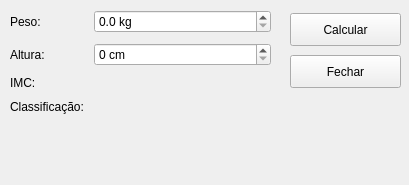
<?xml version="1.0" encoding="UTF-8"?>
<ui version="4.0">
 <class>MainWindow</class>
 <widget class="QMainWindow" name="MainWindow">
  <property name="geometry">
   <rect>
    <x>0</x>
    <y>0</y>
    <width>409</width>
    <height>185</height>
   </rect>
  </property>
  <property name="windowTitle">
   <string>Calculadora de IMC</string>
  </property>
  <widget class="QWidget" name="centralwidget">
   <widget class="QWidget" name="formLayoutWidget">
    <property name="geometry">
     <rect>
      <x>10</x>
      <y>10</y>
      <width>261</width>
      <height>161</height>
     </rect>
    </property>
    <layout class="QFormLayout" name="formLayout">
     <property name="horizontalSpacing">
      <number>10</number>
     </property>
     <property name="verticalSpacing">
      <number>10</number>
     </property>
     <item row="0" column="0">
      <widget class="QLabel" name="pesoLabel">
       <property name="text">
        <string>Peso:</string>
       </property>
      </widget>
     </item>
     <item row="1" column="0">
      <widget class="QLabel" name="alturaLabel">
       <property name="text">
        <string>Altura:</string>
       </property>
      </widget>
     </item>
     <item row="2" column="0">
      <widget class="QLabel" name="imcLabel">
       <property name="text">
        <string>IMC:</string>
       </property>
      </widget>
     </item>
     <item row="3" column="0">
      <widget class="QLabel" name="classificacaoLabel">
       <property name="text">
        <string>Classificação:</string>
       </property>
      </widget>
     </item>
     <item row="0" column="1">
      <widget class="QDoubleSpinBox" name="pesoDoubleSpinBox">
       <property name="prefix">
        <string/>
       </property>
       <property name="suffix">
        <string> kg</string>
       </property>
       <property name="decimals">
        <number>1</number>
       </property>
       <property name="maximum">
        <double>500.000000000000000</double>
       </property>
       <property name="singleStep">
        <double>0.100000000000000</double>
       </property>
       <property name="value">
        <double>0.000000000000000</double>
       </property>
      </widget>
     </item>
     <item row="1" column="1">
      <widget class="QSpinBox" name="alturaSpinBox">
       <property name="suffix">
        <string> cm</string>
       </property>
       <property name="maximum">
        <number>300</number>
       </property>
      </widget>
     </item>
     <item row="2" column="1">
      <widget class="QLabel" name="imcOutputLabel">
       <property name="text">
        <string/>
       </property>
      </widget>
     </item>
     <item row="3" column="1">
      <widget class="QLabel" name="classificacaoOutputLabel">
       <property name="text">
        <string/>
       </property>
      </widget>
     </item>
    </layout>
   </widget>
   <widget class="QWidget" name="verticalLayoutWidget">
    <property name="geometry">
     <rect>
      <x>290</x>
      <y>10</y>
      <width>111</width>
      <height>81</height>
     </rect>
    </property>
    <layout class="QVBoxLayout" name="buttonsVerticalLayout">
     <item>
      <widget class="QPushButton" name="calcularPushButton">
       <property name="minimumSize">
        <size>
         <width>0</width>
         <height>33</height>
        </size>
       </property>
       <property name="text">
        <string>Calcular</string>
       </property>
      </widget>
     </item>
     <item>
      <widget class="QPushButton" name="fecharPushButton">
       <property name="minimumSize">
        <size>
         <width>0</width>
         <height>33</height>
        </size>
       </property>
       <property name="text">
        <string>Fechar</string>
       </property>
      </widget>
     </item>
    </layout>
   </widget>
  </widget>
 </widget>
 <resources/>
 <connections/>
</ui>
